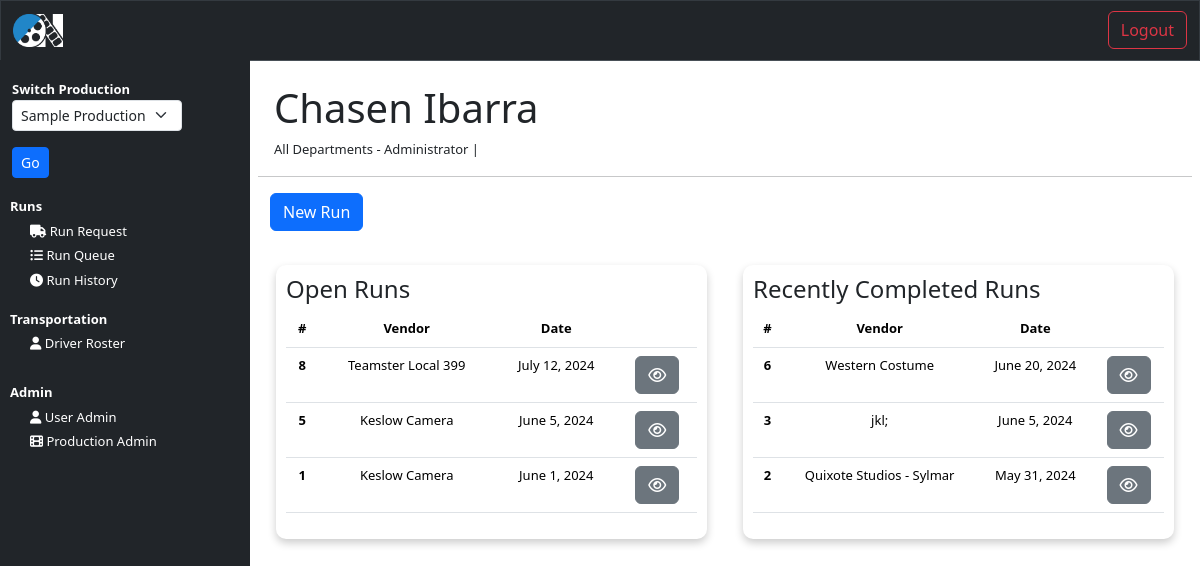
/dashboard (signed in), run on an earlier commit of the app's database.
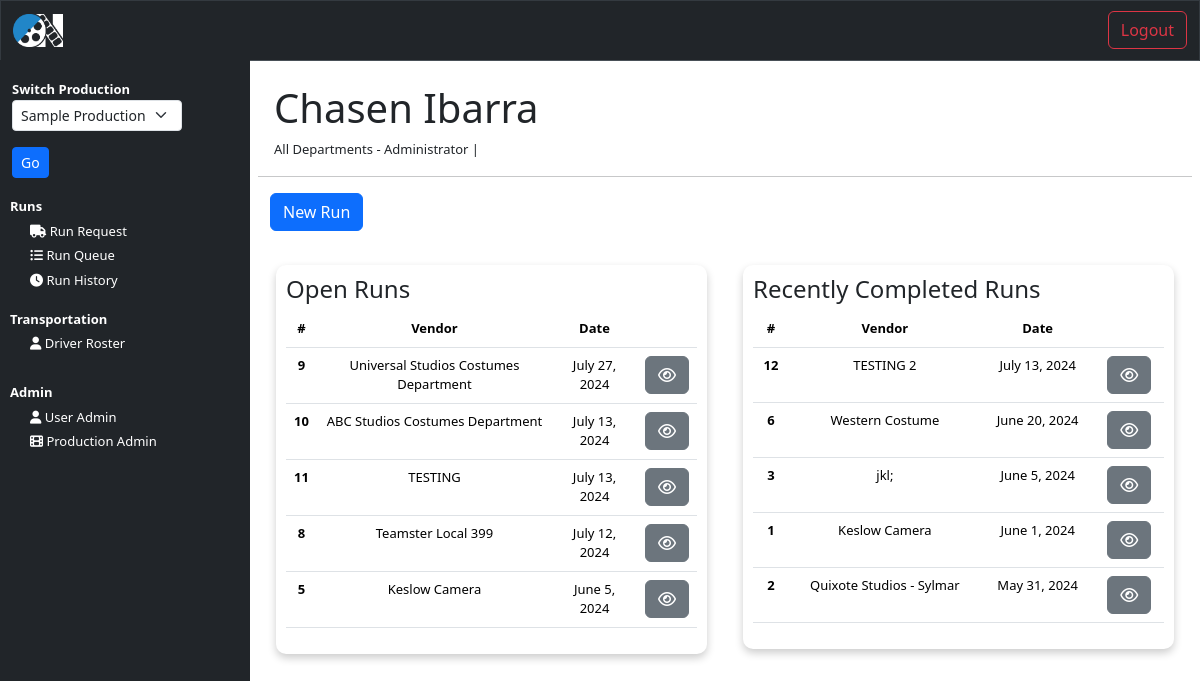
And on a later commit of the database.
### transportation/models.py (models this page shows, shortened)
class RunRequest(models.Model):
    production_title = models.CharField(max_length=150, null=True)
    create_date = models.DateField(auto_now_add=True)
    requester_name = models.CharField(max_length=100)
    requester_phone = models.CharField(max_length=15)
    requester_email = models.CharField(max_length=255)
    requester_department = models.CharField(max_length=100)
    run_date = models.DateField()
    ready_time = models.TimeField(null=True, blank=True)
    need_by_this_time = models.TimeField(null=True, blank=True)
    pickup_name = models.CharField(max_length=100)
    pickup_phone = models.CharField(max_length=15, null=True, blank=True)
    pickup_address_1 = models.CharField(max_length=100)
    pickup_address_2 = models.CharField(max_length=100, null=True, blank=True)
    pickup_city = models.CharField(max_length=100)
    pickup_state = models.CharField(max_length=2)
    pickup_zip = models.CharField(max_length=10)
    dropoff_name = models.CharField(max_length=100)
    dropoff_phone = models.CharField(max_length=15, blank=True)
    dropoff_address_1 = models.CharField(max_length=100)
    dropoff_address_2 = models.CharField(max_length=100, null=True, blank=True)
    dropoff_city = models.CharField(max_length=100)
    dropoff_state = models.CharField(max_length=2)
    dropoff_zip = models.CharField(max_length=10)
    purchase_order = models.CharField(max_length=20, null=True, blank=True)
    vendor_invoice  = models.CharField(max_length=20, null=True, blank=True)
    run_status = models.CharField(max_length=20, null=True, blank=True)
    truck_size = models.CharField(max_length=50, null=True, blank=True)
    run_details = models.TextField(max_length=500)
    assigned_driver = models.CharField(max_length=100, null=True, blank=True)

### core/models.py (models this page shows, shortened)
class NewUser(AbstractBaseUser, PermissionsMixin):
    email = models.EmailField(_('email address'), unique=True)
    user_name = models.CharField(max_length=150, unique=True)
    first_name = models.CharField(max_length=150)
    last_name = models.CharField(max_length=150)
    start_date = models.DateTimeField(default=timezone.now)
    is_staff = models.BooleanField(default=False)
    is_active = models.BooleanField(default=False)
    production_title = models.CharField(max_length=150)
    phone_number = models.CharField(max_length=20)
    department = models.CharField(max_length=150)
    job_title = models.CharField(max_length=150)
    productions = models.ManyToManyField('Production', related_name='users')
    objects = CustomAccountManager()
    USERNAME_FIELD = 'email'
    REQUIRED_FIELDS = ['user_name', 'first_name']

### interface/views.py (the view)
# urls.py: path('dashboard', views.dashboard, name="dashboard"),
@login_required(login_url=login)
def dashboard(request):
    runs = RunRequest.objects.all().order_by('-run_date')
    user = get_object_or_404(NewUser, id=request.user.id)
    user_productions = user.productions.all()
    production_title_in_session = request.session.get('production_title')
    if production_title_in_session:
        runs = runs.filter(production_title=production_title_in_session)
    context = {
        'runs': runs,
        'user_productions': user_productions,
    }
    return render(request, 'interface/dashboard.html', context=context)

### interface/templates/interface/dashboard.html (shortened to what the changed rows need)
{% extends 'interface/layout.html' %}
{% block content %}
    <main>
        <div class="mx-3 pt-3 dashboard-user-info">
            <h1>{{ user.first_name }} {{ user.last_name }} </h1>
            <p>{{ request.session.department }} - {{ request.session.job_title }} | {{ request.session.production_title }}</p>
        </div>
        <div class="container">
            <div class="row">
                <div class=" col-12 col-lg-6 px-2 mb-2">
                    <div class="card-body">
                        <table class="table">
                            <thead>
                                <tr>
                                    <th scope="col">#</th>
                                    <th scope="col">Vendor</th>
                                    <th scope="col">Date</th>
                                    <th scope="col"></th>
                                </tr>
                            </thead>
                            <tbody>
                                {% for run in runs %}
                                    {% if run.run_status == "Open" %}
                                        <tr>
                                            <th scope="row">{{ run.id }}</th>
                                            <td>{{ run.pickup_name }}</td>
                                            <td scope="row">
                                                    {{ run.run_date }}
                                            </td>
                                            <td>
                                                <a class="btn btn-secondary" href="{% url 'view_run' run.id %}" title="view_run"><i class="fa fa-eye"></i></a>
                                            </td>
                                        </tr>
                                    {% endif %}
                                {% endfor %}
                            </tbody>
                        </table>
                    </div>
                </div>
                <div class="col-12 col-lg-6 px-2 mb-2">
                    <div class="card-body">
                        <table class="table">
                            <thead>
                                <tr>
                                    <th scope="col">#</th>
                                    <th scope="col">Vendor</th>
                                    <th scope="col">Date</th>
                                    <th scope="col"></th>
                                </tr>
                            </thead>
                            <tbody>
                                {% for run in runs %}
                                    {% if run.run_status == "Completed" %}
                                        <tr>
                                            <th scope="row">{{ run.id }}</th>
                                            <td>{{ run.pickup_name }}</td>
                                            <td scope="row">
                                                {{ run.run_date }}
                                            </td>
                                            <td>
                                                <a class="btn btn-secondary" href="{% url 'view_run' run.id %}" title="view_run"><i class="fa fa-eye"></i></a>
                                            </td>
                                        </tr>
                                    {% endif %}
                                {% endfor %}
                            </tbody>
                        </table>
                    </div>
                </div>
            </div>
            <br>
        </div>
    </main>
{% endblock %}

What changed in the data, as far as the page shows it:
changed NewUser "Chasen": session.department (not shown) → "All Departments"
added RunRequest: id "9", pickup_name "Universal Studios Costumes Department", run_date "July 27, 2024", shown under "Open Runs"
added RunRequest: id "10", pickup_name "ABC Studios Costumes Department", run_date "July 13, 2024", shown under "Open Runs"
added RunRequest: id "11", pickup_name "TESTING", run_date "July 13, 2024", shown under "Open Runs"
added RunRequest: id "12", pickup_name "TESTING 2", run_date "July 13, 2024", shown under "Recently Completed Runs"
changed RunRequest "June 1, 2024": moves from the list under "Open Runs" to the list under "Recently Completed Runs"
Also different on the page:
{{ request.session.department }}: "All Departments" → (not shown)
